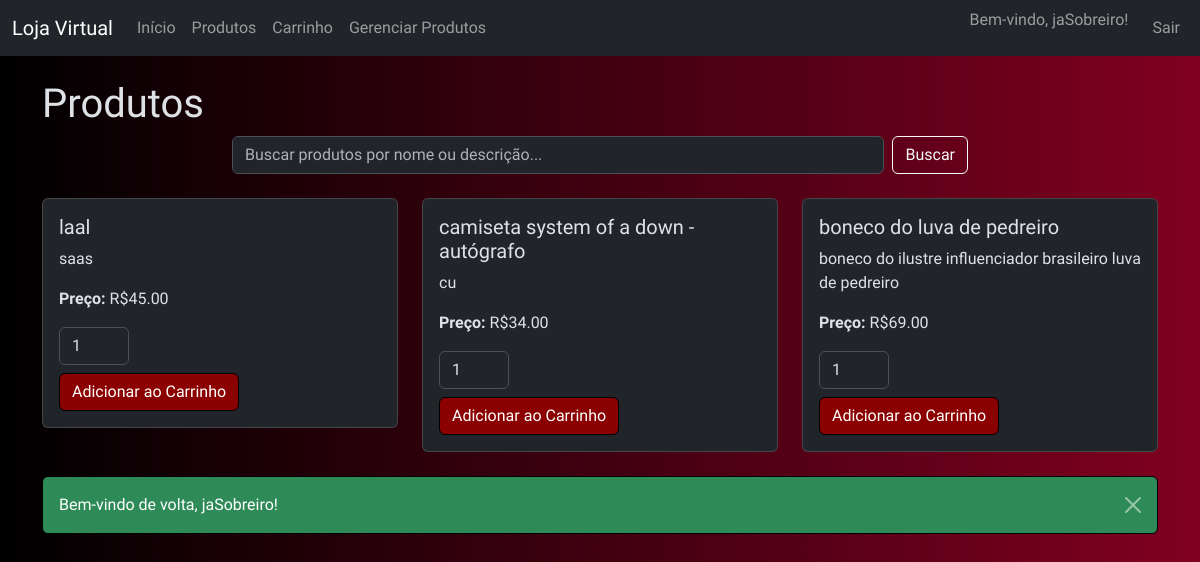
The page /products (signed in) on the database its author committed.
### tables this page shows
CREATE TABLE `produtos` (
  `id` int(11) NOT NULL,
  `nome` varchar(255) NOT NULL,
  `descricao` text NOT NULL,
  `preco` decimal(10,2) NOT NULL,
  `data_criacao` timestamp NOT NULL DEFAULT current_timestamp()
);

### src/controllers/ProductController.php (called while the page is built)
<?php
require_once __DIR__ . '/../models/Product.php';
class ControladorProduto {
    private $db;
    public function __construct($db) {
        $this->db = $db;
    }
    public function index() {
        $produto = new Produto($this->db);
        $consulta_busca = isset($_GET['q']) ? $_GET['q'] : '';
        if (!empty($consulta_busca)) {
            $produtos = $produto->buscar($consulta_busca);
        } else {
            $produtos = $produto->ler();
        }
        require __DIR__ . '/../views/products/index.php';
    }
}

### src/helpers/url_helper.php (called while the page is built)
<?php
function base_url($path = '') {
    $base_path = rtrim(str_replace('\\', '/', dirname($_SERVER['SCRIPT_NAME'])), '/');
    return $base_path . '/' . ltrim($path, '/');
}

### src/models/Product.php (called while the page is built, shortened)
<?php
class Produto {
    private $conn;
    private $nome_tabela = "produtos";
    public function __construct($db) {
        $this->conn = $db;
    }
    public function ler() {
        $query = "SELECT id, nome, preco, descricao, data_criacao FROM " . $this->nome_tabela . " ORDER BY data_criacao DESC";
        $stmt = $this->conn->prepare($query);
        $stmt->execute();
        return $stmt->get_result();
    }
}

### src/views/products/index.php (the view, shortened to what this page needs)
<?php include __DIR__ . '/../layouts/header.php'; ?>
<div class="row">
    <div class="col-md-12">
        <h1>Produtos</h1>
    </div>
</div>
<div class="row mb-4">
    <div class="col-md-8 offset-md-2">
        <form action="<?php echo base_url('products'); ?>" method="GET" class="d-flex">
            <input type="search" name="q" class="form-control me-2" placeholder="Buscar produtos por nome ou descrição..." value="<?php echo isset($_GET['q']) ? htmlspecialchars($_GET['q']) : ''; ?>" aria-label="Buscar">
            <button class="btn btn-outline-light" type="submit">Buscar</button>
        </form>
    </div>
</div>
<div class="row">
    <?php if ($produtos->num_rows > 0): ?>
        <?php while ($row = $produtos->fetch_assoc()): ?>
            <?php extract($row); ?>
            <div class="col-md-4 mb-4">
                <div class="card">
                    <div class="card-body">
                        <h5 class="card-title"><?php echo htmlspecialchars($nome); ?></h5>
                        <p class="card-text"><?php echo htmlspecialchars($descricao); ?></p>
                        <p class="card-text"><strong>Preço:</strong> R$<?php echo htmlspecialchars($preco); ?></p>
                        <form action="<?php echo base_url('cart/add'); ?>" method="POST">
                            <input type="number" name="quantity" value="1" min="1" class="form-control mb-2" style="width: 70px;">
                            <button type="submit" class="btn btn-primary">Adicionar ao Carrinho</button>
                        </form>
                    </div>
                </div>
            </div>
        <?php endwhile; ?>
    <?php else: ?>
        <div class="col-md-12">
            <p>Nenhum produto encontrado.</p>
        </div>
    <?php endif; ?>
</div>
<?php include __DIR__ . '/../layouts/footer.php'; ?>

### src/views/layouts/header.php (style rules this page uses)
body { font-family: 'New Rocker', cursive; background: linear-gradient(to right, black, #800020); }
.navbar-brand, h1, h2, h5 { font-family: 'New Rocker', cursive; }
.btn-primary { background-color: #8B0000; border-color: #000000; color: #ffffff; }

### rows shown on the page
produtos: nome "laal", descricao "saas", preco "45.00"
produtos: nome "camiseta system of a down - autógrafo", descricao "cu", preco "34.00"
produtos: nome "boneco do luva de pedreiro", descricao "boneco do ilustre influenciador brasileiro luva de pedreiro", preco "69.00"

### other values the page prints
$_SESSION['username'] "jaSobreiro"
$message "Bem-vindo de volta, jaSobreiro!"
